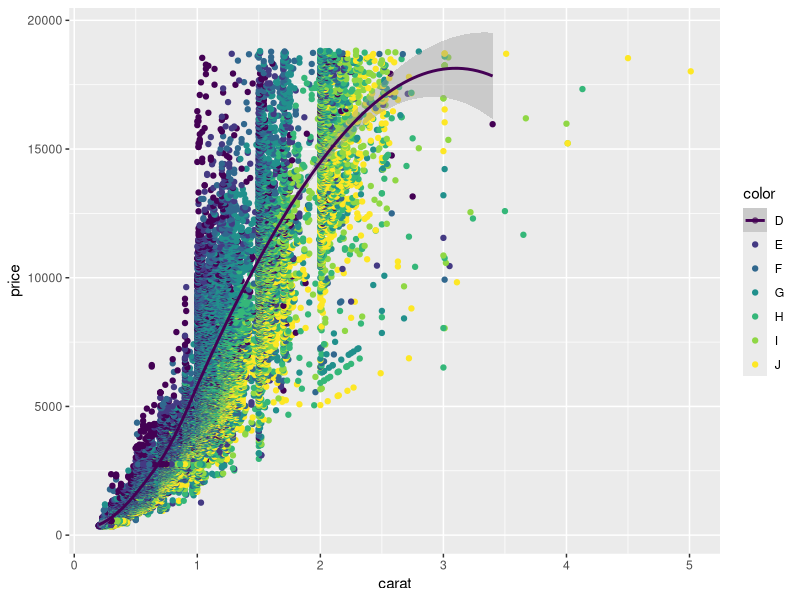
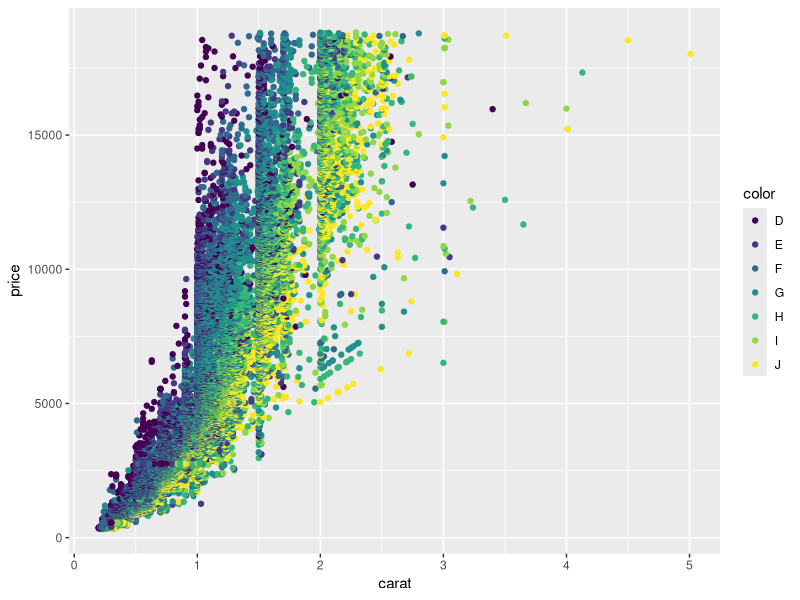
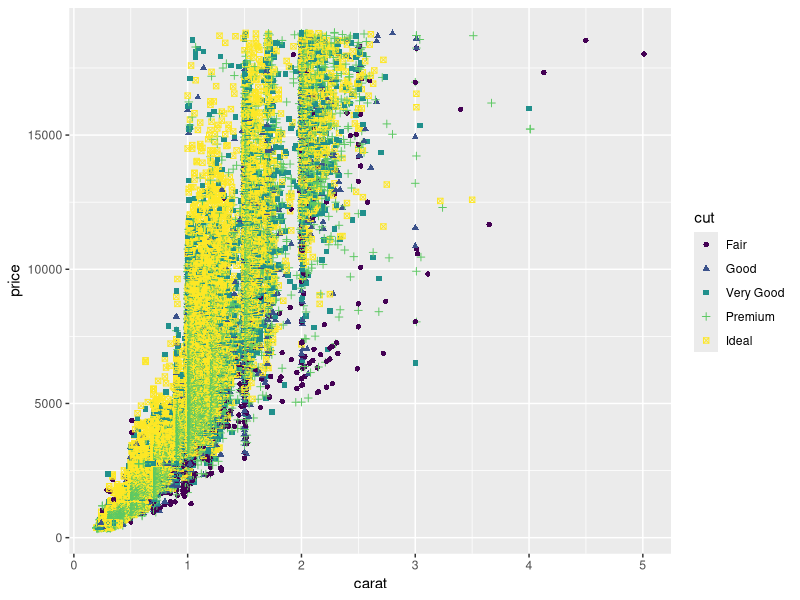
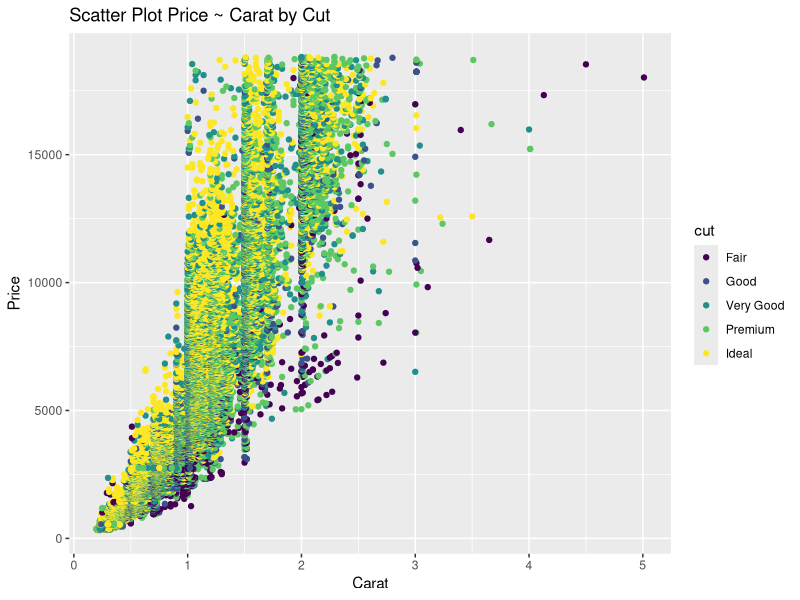
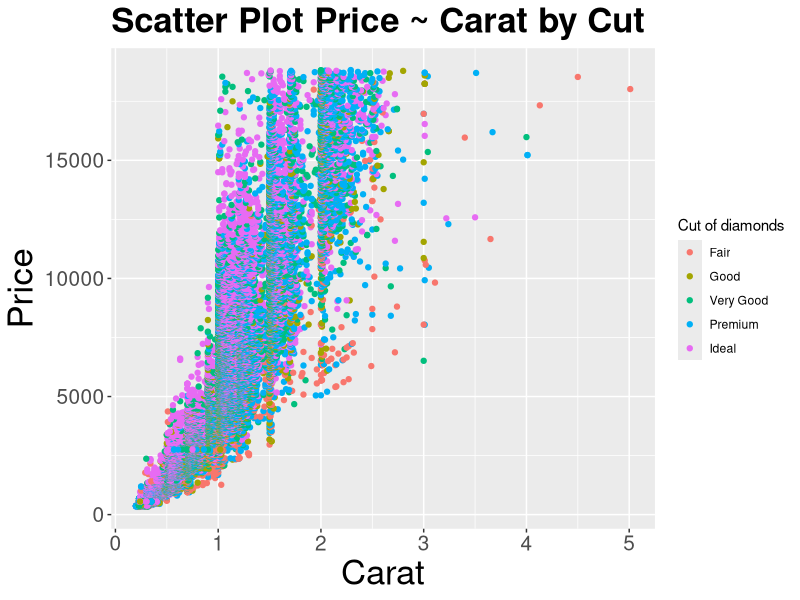

R code for these plots, in order:
library(ggplot2)
summary(diamonds)
?diamonds

ggplot(data = diamonds, aes(x = carat, y = price , color = color))+geom_point()+geom_smooth(method = loess)

#integrate all smoothing lines into 1
# meaning color aes should not inherit to geom_smooth() geom => specify color in required layer and not in parent ggplot()
ggplot(data = diamonds, aes(x= carat, y = price))+geom_point(aes(color = color))+geom_smooth()

#Manipulating shape of the points
ggplot(data = diamonds, aes(x= carat, y = price))+geom_point(aes(color = cut, shape = cut))+geom_smooth()


#Adding labels 
gg<-ggplot(data=diamonds, aes(x= carat, y = price))+geom_point(aes(color = cut))+labs(title = "Scatter Plot Price ~ Carat by Cut", x = "Carat", y="Price")
print(gg)

#Changing the theme, size of text labels etc
gg1 <-gg + theme(
          plot.title = element_text(size=25, face="bold"), 
          axis.text.x=element_text(size=15), 
          axis.text.y=element_text(size=15),
          axis.title.x=element_text(size=25),
          axis.title.y=element_text(size=25)
          ) + 
    scale_color_discrete(name="Cut of diamonds") # changes the legend title if the legend is based on color attribute
print(gg1)

#Facet Wrap